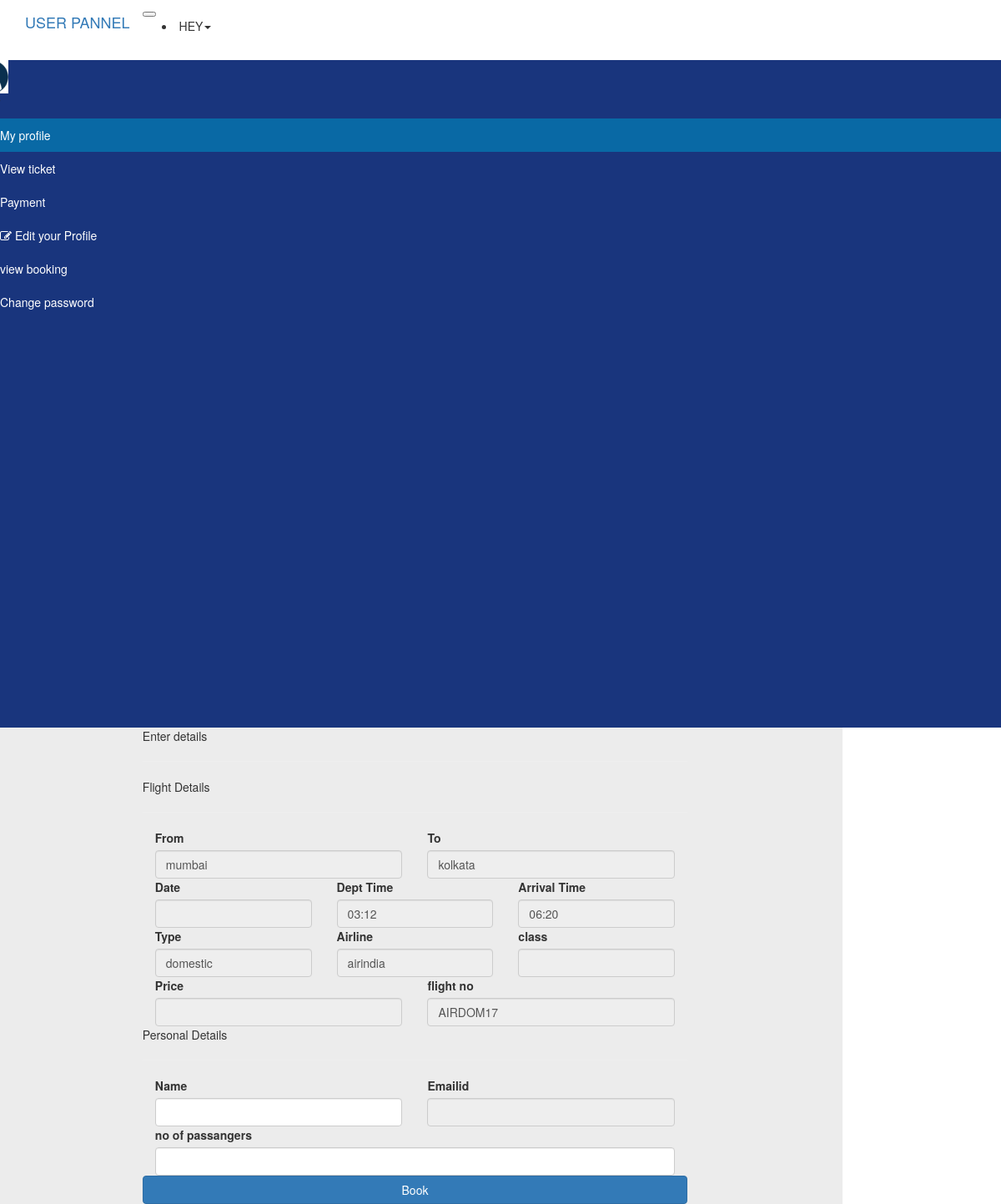
The page /book.php?id=17 on the database its author committed.
### tables this page shows
CREATE TABLE `flight` (
  `id` int(5) NOT NULL,
  `flight_no` varchar(50) NOT NULL,
  `from1` varchar(50) NOT NULL,
  `to1` varchar(50) NOT NULL,
  `depttime` varchar(50) NOT NULL,
  `arrivaltime` varchar(50) NOT NULL,
  `type` varchar(50) NOT NULL,
  `airline` varchar(50) NOT NULL,
  `no_of_seats` int(5) NOT NULL,
  `price` int(5) NOT NULL
);

### book.php (the view, shortened to what this page needs)
<!DOCTYPE html>
<html class="no-js" lang="en">
    <head>
        <link rel="stylesheet" href="src/css/font-awesome.min.css">
        <link rel="stylesheet" href="src/css/bootstrap.css">
        <link rel="stylesheet" href="src/css/style.css">
        <link rel="stylesheet" href="src/css/admin.css">
    </head>
<body>
        <nav class="navbar navbar-expand-sm navbar-dark bg-dark">
            <div class="container">
                <a href="admin.php" class="navbar-brand">USER PANNEL</a>
                <button type="button" name="button" class="navbar-toggler" data-toggle="collapse" data-target="#navNavbar"><span class="navbar-toggler-icon"></span></button>
            <div class="collapse navbar-collapse" id="navbarNav">
                <ul class="navbar-nav ml-auto">
                    <li class="nav-item">
                        <div class="nav-link dropdown">
                            <div class="dropdown-toggle"  data-toggle="dropdown">Hey<span class="caret"></span></div>
                        </div>
                    </li>
                </ul>
            </div>
            </div>
        </nav>
<div class="row">
    <div class="col-2 pl-3 left_section">
                <div class="row align-items-center text-dark mt-2">
                    <div class="col-3">
                    <img src="./src/img/profile.png" class="profile_image rounded-circle pl-1" alt="">
                    </div>
                    <div class="col-9">
                    <p class="m-0"><i>User</i></p>
                    </div>
                </div>
                <ul class="nav mt-2 sidebar flex-column">
                    <li class="nav-item">
                        <a class="nav-link active text-white"><i class=""></i> My profile</a>
                    </li>
                    <li class="nav-item ">
                        <a class="nav-link text-white" href="#" id="view_ticket"><i class="fa fa-view"></i>View ticket</a>
                    </li>
                    <li class="nav-item">
                        <a class="nav-link text-white" href="#"><i class="fa fa-cash"></i>Payment</a>
                    </li>
                    <li class="nav-item">
                         <a class="nav-link text-white" href="update_detail.php"><i class="fa fa-edit"></i> Edit your Profile</a>
                    </li>
                    <li class="nav-item">
                         <a class="nav-link text-white" href="view_booking.php"><i class="fa fa-view"></i>view booking</a>
                    </li>
                    <li class="nav-item">
                         <a class="nav-link text-white" href="#" ><i class="fa fa-view"></i>Change password</a>
                    </li>
                </ul>
        </div>
    <div class="col-lg-10 right-section">
        <div class="row">
            <div class="col-lg-2">
            </div>
            <div class="col-lg-8">
                <div class="card">
                    <div class="card-header">
                        Enter details
                    </div>
                    <div class="card-body">
                    <?php
                        require("connection.php");
                        $sql="select * from flight where id='$_GET[id]'";
                        $result=mysqli_query($conn,$sql);
                        $datas3=array();
                            if(mysqli_num_rows($result)>0)
                                {
                                    while($row=mysqli_fetch_assoc($result))
                                        {
                                            $datas3[]=$row;
                                        }
                                }
                            foreach ($datas3 as $data): ?>
                            <form method="POST" action="view_booking.php" id="form_login">
                                <hr>
                                <div>Flight Details</div>
                                <hr>
                                <div class="form-row">
                                    <div class="col-lg-6">
                                        <div class="input-field col l12">
                                            <label for="from" >From</label>
                                            <input type="text" name="from" id="from" class='form-control' value="<?php echo $data['from1']  ?>" readonly>
                                        </div>
                                    </div>
                                    <div class="col-lg-6">
                                            <div class="input-field col l12">
                                                <label for="to" >To</label>
                                                <input type="text" name="to" id="to" class="form-control" value="<?php echo $data['to1']  ?>" readonly>
                                            </div>
                                    </div>
                                </div>
                                <div class="form-row">
                                    <div class="col-lg-4">
                                        <div class="input-field col l12">
                                            <label for="arrivaltime" >Date</label>
                                            <input type="text" name="date" id="date" class="form-control" value="<?php echo $_GET['date1']?>" readonly>
                                        </div>
                                    </div>
                                    <div class="col-lg-4">
                                        <div class="input-field col l12">
                                            <label for="depttime" >Dept Time</label>
                                            <input type="text" name="depttime" id="depttime" class="form-control" value="<?php echo $data['depttime']  ?>" readonly>
                                        </div>
                                    </div>
                                    <div class="col-lg-4">
                                        <div class="input-field col l12">
                                            <label for="arrivaltime" >Arrival Time</label>
                                            <input type="text" name="arrivaltime" id="arrivaltime" class="form-control" value="<?php echo $data['arrivaltime']  ?>" readonly>
                                        </div>
                                    </div>
                                </div>
                                <div class="form-row">
                                    <div class="col-lg-4">
                                        <div class="input-field col l12">
                                            <label for="type" >Type</label>
                                            <input type="text" name="type" id="type"  class="form-control" value="<?php echo $data['type']  ?>" readonly>
                                        </div>
                                    </div>
                                    <div class="col-lg-4">
                                        <div class="input-field col l12">
                                            <label for="airline" >Airline</label>
                                            <input type="text" name="airline" id="airline"  class="form-control" value="<?php echo $data['airline']  ?>" readonly>
                                        </div>
                                    </div>
                                    <div class="col-lg-4">
                                        <div class="input-field col l12">
                                            <label for="class1" >class</label>
                                            <?php
                                            $selectOption = $_POST['select'];
                                            $price4=$_POST['price4']?>
                                            <input type="text" name="class1" id="class1" class="form-control" value="<?php echo $selectOption ?>" readonly>
                                        </div>
                                    </div>
                                </div>
                                <div class="form-row">
                                    <div class="col-lg-6">
                                        <div class="input-field col l12">
                                            <label for="price" >Price</label>
                                            <input type="text" name="price" id="price" class="form-control" value="<?php echo $price4  ?>" readonly>
                                        </div>
                                    </div>
                                    <div class="col-lg-6">
                                        <div class="input-field col l12">
                                            <label for="price" >flight no</label>
                                            <input type="text" name="flight_no" id="flight_no" class="form-control" value="<?php echo $data['flight_no']  ?>" readonly>
                                        </div>
                                    </div>
                                </div>
                                <div>Personal Details</div>
                                <hr>
                                <div class="form-row">
                                    <div class="col-lg-6">
                                        <div class="input-field col l12">
                                            <label for="name" >Name</label>
                                            <input type="text" name="name" id="name" class="form-control">
                                        </div>
                                    </div>
                                    <div class="col-lg-6">
                                        <div class="input-field col l12">
                                            <label for="email" >Emailid</label>
                                            <input type="text" name="email" id="email" class="form-control" value="<?php echo $_SESSION['email'] ?>" readonly>
                                        </div>
                                    </div>
                                </div>
                                <div class="form-row">
                                    <div class="col-lg-12">
                                        <div class="input-field col l12">
                                            <label for="name" >no of passangers</label>
                                            <input type="number" name="no_of_passanger" id="no_of_passanger" class="form-control">
                                        </div>
                                    </div>
                                </div>
                                <div class="p-4">
                                    <input type="submit" class="btn btn-primary btn-block submit" name="book" value="Book" style="">
                                </div>
                        </form>
                        <?php endforeach?>
                    </div>
                </div>
            </div>
        <div class="col-lg-2">
        </div>
        </div>
    </div>
</div>
    </body>
</html>

### src/css/style.css (style rules this page uses)
body { overflow-x: hidden; }
.navbar .nav-link { font-size: 14px; text-transform: uppercase; padding-left: 4px; padding-right: 4px; }

### src/css/admin.css (style rules this page uses)
body { background-color:white; }
.left_section { background-color:#19357d; min-height: 100vh; }
.profile_image { height: 40px; }
.sidebar a { color:#FFF; }
.sidebar .active { background-color: #0969a5; }
.right-section { background-color:#ececec; }
.card-body { border-radius:4px; }

### rows shown on the page
flight: from "mumbai", to "kolkata", depttime "03:12", arrivaltime "06:20", type "domestic", airline "airindia", flight_no "AIRDOM17"
